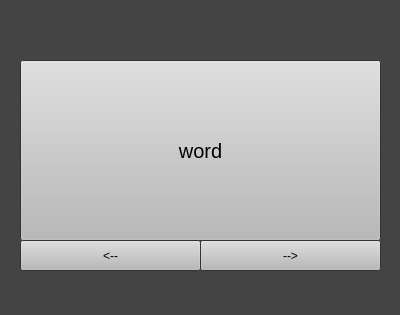
<?xml version="1.0" encoding="UTF-8"?>
<ui version="4.0">
 <class>Form</class>
 <widget class="QWidget" name="Form">
  <property name="geometry">
   <rect>
    <x>0</x>
    <y>0</y>
    <width>400</width>
    <height>315</height>
   </rect>
  </property>
  <property name="palette">
   <palette>
    <active>
     <colorrole role="WindowText">
      <brush brushstyle="SolidPattern">
       <color alpha="255">
        <red>255</red>
        <green>255</green>
        <blue>255</blue>
       </color>
      </brush>
     </colorrole>
     <colorrole role="Button">
      <brush brushstyle="SolidPattern">
       <color alpha="255">
        <red>23</red>
        <green>22</green>
        <blue>24</blue>
       </color>
      </brush>
     </colorrole>
     <colorrole role="Light">
      <brush brushstyle="SolidPattern">
       <color alpha="255">
        <red>102</red>
        <green>102</green>
        <blue>102</blue>
       </color>
      </brush>
     </colorrole>
     <colorrole role="Midlight">
      <brush brushstyle="SolidPattern">
       <color alpha="255">
        <red>85</red>
        <green>85</green>
        <blue>85</blue>
       </color>
      </brush>
     </colorrole>
     <colorrole role="Dark">
      <brush brushstyle="SolidPattern">
       <color alpha="255">
        <red>34</red>
        <green>34</green>
        <blue>34</blue>
       </color>
      </brush>
     </colorrole>
     <colorrole role="Mid">
      <brush brushstyle="SolidPattern">
       <color alpha="255">
        <red>45</red>
        <green>45</green>
        <blue>45</blue>
       </color>
      </brush>
     </colorrole>
     <colorrole role="Text">
      <brush brushstyle="SolidPattern">
       <color alpha="255">
        <red>255</red>
        <green>255</green>
        <blue>255</blue>
       </color>
      </brush>
     </colorrole>
     <colorrole role="BrightText">
      <brush brushstyle="SolidPattern">
       <color alpha="255">
        <red>255</red>
        <green>255</green>
        <blue>255</blue>
       </color>
      </brush>
     </colorrole>
     <colorrole role="ButtonText">
      <brush brushstyle="SolidPattern">
       <color alpha="255">
        <red>255</red>
        <green>255</green>
        <blue>255</blue>
       </color>
      </brush>
     </colorrole>
     <colorrole role="Base">
      <brush brushstyle="SolidPattern">
       <color alpha="255">
        <red>0</red>
        <green>0</green>
        <blue>0</blue>
       </color>
      </brush>
     </colorrole>
     <colorrole role="Window">
      <brush brushstyle="SolidPattern">
       <color alpha="255">
        <red>68</red>
        <green>68</green>
        <blue>68</blue>
       </color>
      </brush>
     </colorrole>
     <colorrole role="Shadow">
      <brush brushstyle="SolidPattern">
       <color alpha="255">
        <red>0</red>
        <green>0</green>
        <blue>0</blue>
       </color>
      </brush>
     </colorrole>
     <colorrole role="AlternateBase">
      <brush brushstyle="SolidPattern">
       <color alpha="255">
        <red>34</red>
        <green>34</green>
        <blue>34</blue>
       </color>
      </brush>
     </colorrole>
     <colorrole role="ToolTipBase">
      <brush brushstyle="SolidPattern">
       <color alpha="255">
        <red>255</red>
        <green>255</green>
        <blue>220</blue>
       </color>
      </brush>
     </colorrole>
     <colorrole role="ToolTipText">
      <brush brushstyle="SolidPattern">
       <color alpha="255">
        <red>0</red>
        <green>0</green>
        <blue>0</blue>
       </color>
      </brush>
     </colorrole>
     <colorrole role="PlaceholderText">
      <brush brushstyle="SolidPattern">
       <color alpha="128">
        <red>255</red>
        <green>255</green>
        <blue>255</blue>
       </color>
      </brush>
     </colorrole>
    </active>
    <inactive>
     <colorrole role="WindowText">
      <brush brushstyle="SolidPattern">
       <color alpha="255">
        <red>255</red>
        <green>255</green>
        <blue>255</blue>
       </color>
      </brush>
     </colorrole>
     <colorrole role="Button">
      <brush brushstyle="SolidPattern">
       <color alpha="255">
        <red>23</red>
        <green>22</green>
        <blue>24</blue>
       </color>
      </brush>
     </colorrole>
     <colorrole role="Light">
      <brush brushstyle="SolidPattern">
       <color alpha="255">
        <red>102</red>
        <green>102</green>
        <blue>102</blue>
       </color>
      </brush>
     </colorrole>
     <colorrole role="Midlight">
      <brush brushstyle="SolidPattern">
       <color alpha="255">
        <red>85</red>
        <green>85</green>
        <blue>85</blue>
       </color>
      </brush>
     </colorrole>
     <colorrole role="Dark">
      <brush brushstyle="SolidPattern">
       <color alpha="255">
        <red>34</red>
        <green>34</green>
        <blue>34</blue>
       </color>
      </brush>
     </colorrole>
     <colorrole role="Mid">
      <brush brushstyle="SolidPattern">
       <color alpha="255">
        <red>45</red>
        <green>45</green>
        <blue>45</blue>
       </color>
      </brush>
     </colorrole>
     <colorrole role="Text">
      <brush brushstyle="SolidPattern">
       <color alpha="255">
        <red>255</red>
        <green>255</green>
        <blue>255</blue>
       </color>
      </brush>
     </colorrole>
     <colorrole role="BrightText">
      <brush brushstyle="SolidPattern">
       <color alpha="255">
        <red>255</red>
        <green>255</green>
        <blue>255</blue>
       </color>
      </brush>
     </colorrole>
     <colorrole role="ButtonText">
      <brush brushstyle="SolidPattern">
       <color alpha="255">
        <red>255</red>
        <green>255</green>
        <blue>255</blue>
       </color>
      </brush>
     </colorrole>
     <colorrole role="Base">
      <brush brushstyle="SolidPattern">
       <color alpha="255">
        <red>0</red>
        <green>0</green>
        <blue>0</blue>
       </color>
      </brush>
     </colorrole>
     <colorrole role="Window">
      <brush brushstyle="SolidPattern">
       <color alpha="255">
        <red>68</red>
        <green>68</green>
        <blue>68</blue>
       </color>
      </brush>
     </colorrole>
     <colorrole role="Shadow">
      <brush brushstyle="SolidPattern">
       <color alpha="255">
        <red>0</red>
        <green>0</green>
        <blue>0</blue>
       </color>
      </brush>
     </colorrole>
     <colorrole role="AlternateBase">
      <brush brushstyle="SolidPattern">
       <color alpha="255">
        <red>34</red>
        <green>34</green>
        <blue>34</blue>
       </color>
      </brush>
     </colorrole>
     <colorrole role="ToolTipBase">
      <brush brushstyle="SolidPattern">
       <color alpha="255">
        <red>255</red>
        <green>255</green>
        <blue>220</blue>
       </color>
      </brush>
     </colorrole>
     <colorrole role="ToolTipText">
      <brush brushstyle="SolidPattern">
       <color alpha="255">
        <red>0</red>
        <green>0</green>
        <blue>0</blue>
       </color>
      </brush>
     </colorrole>
     <colorrole role="PlaceholderText">
      <brush brushstyle="SolidPattern">
       <color alpha="128">
        <red>255</red>
        <green>255</green>
        <blue>255</blue>
       </color>
      </brush>
     </colorrole>
    </inactive>
    <disabled>
     <colorrole role="WindowText">
      <brush brushstyle="SolidPattern">
       <color alpha="255">
        <red>34</red>
        <green>34</green>
        <blue>34</blue>
       </color>
      </brush>
     </colorrole>
     <colorrole role="Button">
      <brush brushstyle="SolidPattern">
       <color alpha="255">
        <red>23</red>
        <green>22</green>
        <blue>24</blue>
       </color>
      </brush>
     </colorrole>
     <colorrole role="Light">
      <brush brushstyle="SolidPattern">
       <color alpha="255">
        <red>102</red>
        <green>102</green>
        <blue>102</blue>
       </color>
      </brush>
     </colorrole>
     <colorrole role="Midlight">
      <brush brushstyle="SolidPattern">
       <color alpha="255">
        <red>85</red>
        <green>85</green>
        <blue>85</blue>
       </color>
      </brush>
     </colorrole>
     <colorrole role="Dark">
      <brush brushstyle="SolidPattern">
       <color alpha="255">
        <red>34</red>
        <green>34</green>
        <blue>34</blue>
       </color>
      </brush>
     </colorrole>
     <colorrole role="Mid">
      <brush brushstyle="SolidPattern">
       <color alpha="255">
        <red>45</red>
        <green>45</green>
        <blue>45</blue>
       </color>
      </brush>
     </colorrole>
     <colorrole role="Text">
      <brush brushstyle="SolidPattern">
       <color alpha="255">
        <red>34</red>
        <green>34</green>
        <blue>34</blue>
       </color>
      </brush>
     </colorrole>
     <colorrole role="BrightText">
      <brush brushstyle="SolidPattern">
       <color alpha="255">
        <red>255</red>
        <green>255</green>
        <blue>255</blue>
       </color>
      </brush>
     </colorrole>
     <colorrole role="ButtonText">
      <brush brushstyle="SolidPattern">
       <color alpha="255">
        <red>34</red>
        <green>34</green>
        <blue>34</blue>
       </color>
      </brush>
     </colorrole>
     <colorrole role="Base">
      <brush brushstyle="SolidPattern">
       <color alpha="255">
        <red>68</red>
        <green>68</green>
        <blue>68</blue>
       </color>
      </brush>
     </colorrole>
     <colorrole role="Window">
      <brush brushstyle="SolidPattern">
       <color alpha="255">
        <red>68</red>
        <green>68</green>
        <blue>68</blue>
       </color>
      </brush>
     </colorrole>
     <colorrole role="Shadow">
      <brush brushstyle="SolidPattern">
       <color alpha="255">
        <red>0</red>
        <green>0</green>
        <blue>0</blue>
       </color>
      </brush>
     </colorrole>
     <colorrole role="AlternateBase">
      <brush brushstyle="SolidPattern">
       <color alpha="255">
        <red>68</red>
        <green>68</green>
        <blue>68</blue>
       </color>
      </brush>
     </colorrole>
     <colorrole role="ToolTipBase">
      <brush brushstyle="SolidPattern">
       <color alpha="255">
        <red>255</red>
        <green>255</green>
        <blue>220</blue>
       </color>
      </brush>
     </colorrole>
     <colorrole role="ToolTipText">
      <brush brushstyle="SolidPattern">
       <color alpha="255">
        <red>0</red>
        <green>0</green>
        <blue>0</blue>
       </color>
      </brush>
     </colorrole>
     <colorrole role="PlaceholderText">
      <brush brushstyle="SolidPattern">
       <color alpha="128">
        <red>255</red>
        <green>255</green>
        <blue>255</blue>
       </color>
      </brush>
     </colorrole>
    </disabled>
   </palette>
  </property>
  <property name="windowTitle">
   <string>Form</string>
  </property>
  <widget class="QPushButton" name="word">
   <property name="geometry">
    <rect>
     <x>20</x>
     <y>60</y>
     <width>361</width>
     <height>181</height>
    </rect>
   </property>
   <property name="palette">
    <palette>
     <active>
      <colorrole role="WindowText">
       <brush brushstyle="SolidPattern">
        <color alpha="255">
         <red>255</red>
         <green>255</green>
         <blue>255</blue>
        </color>
       </brush>
      </colorrole>
      <colorrole role="Button">
       <brush brushstyle="SolidPattern">
        <color alpha="255">
         <red>185</red>
         <green>185</green>
         <blue>185</blue>
        </color>
       </brush>
      </colorrole>
      <colorrole role="Light">
       <brush brushstyle="SolidPattern">
        <color alpha="255">
         <red>102</red>
         <green>102</green>
         <blue>102</blue>
        </color>
       </brush>
      </colorrole>
      <colorrole role="Midlight">
       <brush brushstyle="SolidPattern">
        <color alpha="255">
         <red>85</red>
         <green>85</green>
         <blue>85</blue>
        </color>
       </brush>
      </colorrole>
      <colorrole role="Dark">
       <brush brushstyle="SolidPattern">
        <color alpha="255">
         <red>34</red>
         <green>34</green>
         <blue>34</blue>
        </color>
       </brush>
      </colorrole>
      <colorrole role="Mid">
       <brush brushstyle="SolidPattern">
        <color alpha="255">
         <red>45</red>
         <green>45</green>
         <blue>45</blue>
        </color>
       </brush>
      </colorrole>
      <colorrole role="Text">
       <brush brushstyle="SolidPattern">
        <color alpha="255">
         <red>255</red>
         <green>255</green>
         <blue>255</blue>
        </color>
       </brush>
      </colorrole>
      <colorrole role="BrightText">
       <brush brushstyle="SolidPattern">
        <color alpha="255">
         <red>255</red>
         <green>255</green>
         <blue>255</blue>
        </color>
       </brush>
      </colorrole>
      <colorrole role="ButtonText">
       <brush brushstyle="SolidPattern">
        <color alpha="255">
         <red>0</red>
         <green>0</green>
         <blue>0</blue>
        </color>
       </brush>
      </colorrole>
      <colorrole role="Base">
       <brush brushstyle="SolidPattern">
        <color alpha="255">
         <red>244</red>
         <green>244</green>
         <blue>244</blue>
        </color>
       </brush>
      </colorrole>
      <colorrole role="Window">
       <brush brushstyle="SolidPattern">
        <color alpha="255">
         <red>68</red>
         <green>68</green>
         <blue>68</blue>
        </color>
       </brush>
      </colorrole>
      <colorrole role="Shadow">
       <brush brushstyle="SolidPattern">
        <color alpha="255">
         <red>0</red>
         <green>0</green>
         <blue>0</blue>
        </color>
       </brush>
      </colorrole>
      <colorrole role="AlternateBase">
       <brush brushstyle="SolidPattern">
        <color alpha="255">
         <red>34</red>
         <green>34</green>
         <blue>34</blue>
        </color>
       </brush>
      </colorrole>
      <colorrole role="ToolTipBase">
       <brush brushstyle="SolidPattern">
        <color alpha="255">
         <red>255</red>
         <green>255</green>
         <blue>220</blue>
        </color>
       </brush>
      </colorrole>
      <colorrole role="ToolTipText">
       <brush brushstyle="SolidPattern">
        <color alpha="255">
         <red>0</red>
         <green>0</green>
         <blue>0</blue>
        </color>
       </brush>
      </colorrole>
      <colorrole role="PlaceholderText">
       <brush brushstyle="SolidPattern">
        <color alpha="128">
         <red>255</red>
         <green>255</green>
         <blue>255</blue>
        </color>
       </brush>
      </colorrole>
     </active>
     <inactive>
      <colorrole role="WindowText">
       <brush brushstyle="SolidPattern">
        <color alpha="255">
         <red>255</red>
         <green>255</green>
         <blue>255</blue>
        </color>
       </brush>
      </colorrole>
      <colorrole role="Button">
       <brush brushstyle="SolidPattern">
        <color alpha="255">
         <red>185</red>
         <green>185</green>
         <blue>185</blue>
        </color>
       </brush>
      </colorrole>
      <colorrole role="Light">
       <brush brushstyle="SolidPattern">
        <color alpha="255">
         <red>102</red>
         <green>102</green>
         <blue>102</blue>
        </color>
       </brush>
      </colorrole>
      <colorrole role="Midlight">
       <brush brushstyle="SolidPattern">
        <color alpha="255">
         <red>85</red>
         <green>85</green>
         <blue>85</blue>
        </color>
       </brush>
      </colorrole>
      <colorrole role="Dark">
       <brush brushstyle="SolidPattern">
        <color alpha="255">
         <red>34</red>
         <green>34</green>
         <blue>34</blue>
        </color>
       </brush>
      </colorrole>
      <colorrole role="Mid">
       <brush brushstyle="SolidPattern">
        <color alpha="255">
         <red>45</red>
         <green>45</green>
         <blue>45</blue>
        </color>
       </brush>
      </colorrole>
      <colorrole role="Text">
       <brush brushstyle="SolidPattern">
        <color alpha="255">
         <red>255</red>
         <green>255</green>
         <blue>255</blue>
        </color>
       </brush>
      </colorrole>
      <colorrole role="BrightText">
       <brush brushstyle="SolidPattern">
        <color alpha="255">
         <red>255</red>
         <green>255</green>
         <blue>255</blue>
        </color>
       </brush>
      </colorrole>
      <colorrole role="ButtonText">
       <brush brushstyle="SolidPattern">
        <color alpha="255">
         <red>0</red>
         <green>0</green>
         <blue>0</blue>
        </color>
       </brush>
      </colorrole>
      <colorrole role="Base">
       <brush brushstyle="SolidPattern">
        <color alpha="255">
         <red>244</red>
         <green>244</green>
         <blue>244</blue>
        </color>
       </brush>
      </colorrole>
      <colorrole role="Window">
       <brush brushstyle="SolidPattern">
        <color alpha="255">
         <red>68</red>
         <green>68</green>
         <blue>68</blue>
        </color>
       </brush>
      </colorrole>
      <colorrole role="Shadow">
       <brush brushstyle="SolidPattern">
        <color alpha="255">
         <red>0</red>
         <green>0</green>
         <blue>0</blue>
        </color>
       </brush>
      </colorrole>
      <colorrole role="AlternateBase">
       <brush brushstyle="SolidPattern">
        <color alpha="255">
         <red>34</red>
         <green>34</green>
         <blue>34</blue>
        </color>
       </brush>
      </colorrole>
      <colorrole role="ToolTipBase">
       <brush brushstyle="SolidPattern">
        <color alpha="255">
         <red>255</red>
         <green>255</green>
         <blue>220</blue>
        </color>
       </brush>
      </colorrole>
      <colorrole role="ToolTipText">
       <brush brushstyle="SolidPattern">
        <color alpha="255">
         <red>0</red>
         <green>0</green>
         <blue>0</blue>
        </color>
       </brush>
      </colorrole>
      <colorrole role="PlaceholderText">
       <brush brushstyle="SolidPattern">
        <color alpha="128">
         <red>255</red>
         <green>255</green>
         <blue>255</blue>
        </color>
       </brush>
      </colorrole>
     </inactive>
     <disabled>
      <colorrole role="WindowText">
       <brush brushstyle="SolidPattern">
        <color alpha="255">
         <red>34</red>
         <green>34</green>
         <blue>34</blue>
        </color>
       </brush>
      </colorrole>
      <colorrole role="Button">
       <brush brushstyle="SolidPattern">
        <color alpha="255">
         <red>185</red>
         <green>185</green>
         <blue>185</blue>
        </color>
       </brush>
      </colorrole>
      <colorrole role="Light">
       <brush brushstyle="SolidPattern">
        <color alpha="255">
         <red>102</red>
         <green>102</green>
         <blue>102</blue>
        </color>
       </brush>
      </colorrole>
      <colorrole role="Midlight">
       <brush brushstyle="SolidPattern">
        <color alpha="255">
         <red>85</red>
         <green>85</green>
         <blue>85</blue>
        </color>
       </brush>
      </colorrole>
      <colorrole role="Dark">
       <brush brushstyle="SolidPattern">
        <color alpha="255">
         <red>34</red>
         <green>34</green>
         <blue>34</blue>
        </color>
       </brush>
      </colorrole>
      <colorrole role="Mid">
       <brush brushstyle="SolidPattern">
        <color alpha="255">
         <red>45</red>
         <green>45</green>
         <blue>45</blue>
        </color>
       </brush>
      </colorrole>
      <colorrole role="Text">
       <brush brushstyle="SolidPattern">
        <color alpha="255">
         <red>34</red>
         <green>34</green>
         <blue>34</blue>
        </color>
       </brush>
      </colorrole>
      <colorrole role="BrightText">
       <brush brushstyle="SolidPattern">
        <color alpha="255">
         <red>255</red>
         <green>255</green>
         <blue>255</blue>
        </color>
       </brush>
      </colorrole>
      <colorrole role="ButtonText">
       <brush brushstyle="SolidPattern">
        <color alpha="255">
         <red>34</red>
         <green>34</green>
         <blue>34</blue>
        </color>
       </brush>
      </colorrole>
      <colorrole role="Base">
       <brush brushstyle="SolidPattern">
        <color alpha="255">
         <red>68</red>
         <green>68</green>
         <blue>68</blue>
        </color>
       </brush>
      </colorrole>
      <colorrole role="Window">
       <brush brushstyle="SolidPattern">
        <color alpha="255">
         <red>68</red>
         <green>68</green>
         <blue>68</blue>
        </color>
       </brush>
      </colorrole>
      <colorrole role="Shadow">
       <brush brushstyle="SolidPattern">
        <color alpha="255">
         <red>0</red>
         <green>0</green>
         <blue>0</blue>
        </color>
       </brush>
      </colorrole>
      <colorrole role="AlternateBase">
       <brush brushstyle="SolidPattern">
        <color alpha="255">
         <red>68</red>
         <green>68</green>
         <blue>68</blue>
        </color>
       </brush>
      </colorrole>
      <colorrole role="ToolTipBase">
       <brush brushstyle="SolidPattern">
        <color alpha="255">
         <red>255</red>
         <green>255</green>
         <blue>220</blue>
        </color>
       </brush>
      </colorrole>
      <colorrole role="ToolTipText">
       <brush brushstyle="SolidPattern">
        <color alpha="255">
         <red>0</red>
         <green>0</green>
         <blue>0</blue>
        </color>
       </brush>
      </colorrole>
      <colorrole role="PlaceholderText">
       <brush brushstyle="SolidPattern">
        <color alpha="128">
         <red>255</red>
         <green>255</green>
         <blue>255</blue>
        </color>
       </brush>
      </colorrole>
     </disabled>
    </palette>
   </property>
   <property name="font">
    <font>
     <pointsize>15</pointsize>
    </font>
   </property>
   <property name="layoutDirection">
    <enum>Qt::LeftToRight</enum>
   </property>
   <property name="text">
    <string>word</string>
   </property>
  </widget>
  <widget class="QPushButton" name="right_arrow">
   <property name="geometry">
    <rect>
     <x>200</x>
     <y>240</y>
     <width>181</width>
     <height>31</height>
    </rect>
   </property>
   <property name="palette">
    <palette>
     <active>
      <colorrole role="Button">
       <brush brushstyle="SolidPattern">
        <color alpha="255">
         <red>185</red>
         <green>185</green>
         <blue>185</blue>
        </color>
       </brush>
      </colorrole>
      <colorrole role="ButtonText">
       <brush brushstyle="SolidPattern">
        <color alpha="255">
         <red>0</red>
         <green>0</green>
         <blue>0</blue>
        </color>
       </brush>
      </colorrole>
     </active>
     <inactive>
      <colorrole role="Button">
       <brush brushstyle="SolidPattern">
        <color alpha="255">
         <red>185</red>
         <green>185</green>
         <blue>185</blue>
        </color>
       </brush>
      </colorrole>
      <colorrole role="ButtonText">
       <brush brushstyle="SolidPattern">
        <color alpha="255">
         <red>0</red>
         <green>0</green>
         <blue>0</blue>
        </color>
       </brush>
      </colorrole>
     </inactive>
     <disabled>
      <colorrole role="Button">
       <brush brushstyle="SolidPattern">
        <color alpha="255">
         <red>185</red>
         <green>185</green>
         <blue>185</blue>
        </color>
       </brush>
      </colorrole>
      <colorrole role="ButtonText">
       <brush brushstyle="SolidPattern">
        <color alpha="255">
         <red>34</red>
         <green>34</green>
         <blue>34</blue>
        </color>
       </brush>
      </colorrole>
     </disabled>
    </palette>
   </property>
   <property name="text">
    <string>--&gt;</string>
   </property>
  </widget>
  <widget class="QPushButton" name="left_arrow">
   <property name="geometry">
    <rect>
     <x>20</x>
     <y>240</y>
     <width>181</width>
     <height>31</height>
    </rect>
   </property>
   <property name="palette">
    <palette>
     <active>
      <colorrole role="Button">
       <brush brushstyle="SolidPattern">
        <color alpha="255">
         <red>185</red>
         <green>185</green>
         <blue>185</blue>
        </color>
       </brush>
      </colorrole>
      <colorrole role="ButtonText">
       <brush brushstyle="SolidPattern">
        <color alpha="255">
         <red>0</red>
         <green>0</green>
         <blue>0</blue>
        </color>
       </brush>
      </colorrole>
     </active>
     <inactive>
      <colorrole role="Button">
       <brush brushstyle="SolidPattern">
        <color alpha="255">
         <red>185</red>
         <green>185</green>
         <blue>185</blue>
        </color>
       </brush>
      </colorrole>
      <colorrole role="ButtonText">
       <brush brushstyle="SolidPattern">
        <color alpha="255">
         <red>0</red>
         <green>0</green>
         <blue>0</blue>
        </color>
       </brush>
      </colorrole>
     </inactive>
     <disabled>
      <colorrole role="Button">
       <brush brushstyle="SolidPattern">
        <color alpha="255">
         <red>185</red>
         <green>185</green>
         <blue>185</blue>
        </color>
       </brush>
      </colorrole>
      <colorrole role="ButtonText">
       <brush brushstyle="SolidPattern">
        <color alpha="255">
         <red>34</red>
         <green>34</green>
         <blue>34</blue>
        </color>
       </brush>
      </colorrole>
     </disabled>
    </palette>
   </property>
   <property name="text">
    <string>&lt;--</string>
   </property>
  </widget>
 </widget>
 <resources/>
 <connections/>
</ui>
